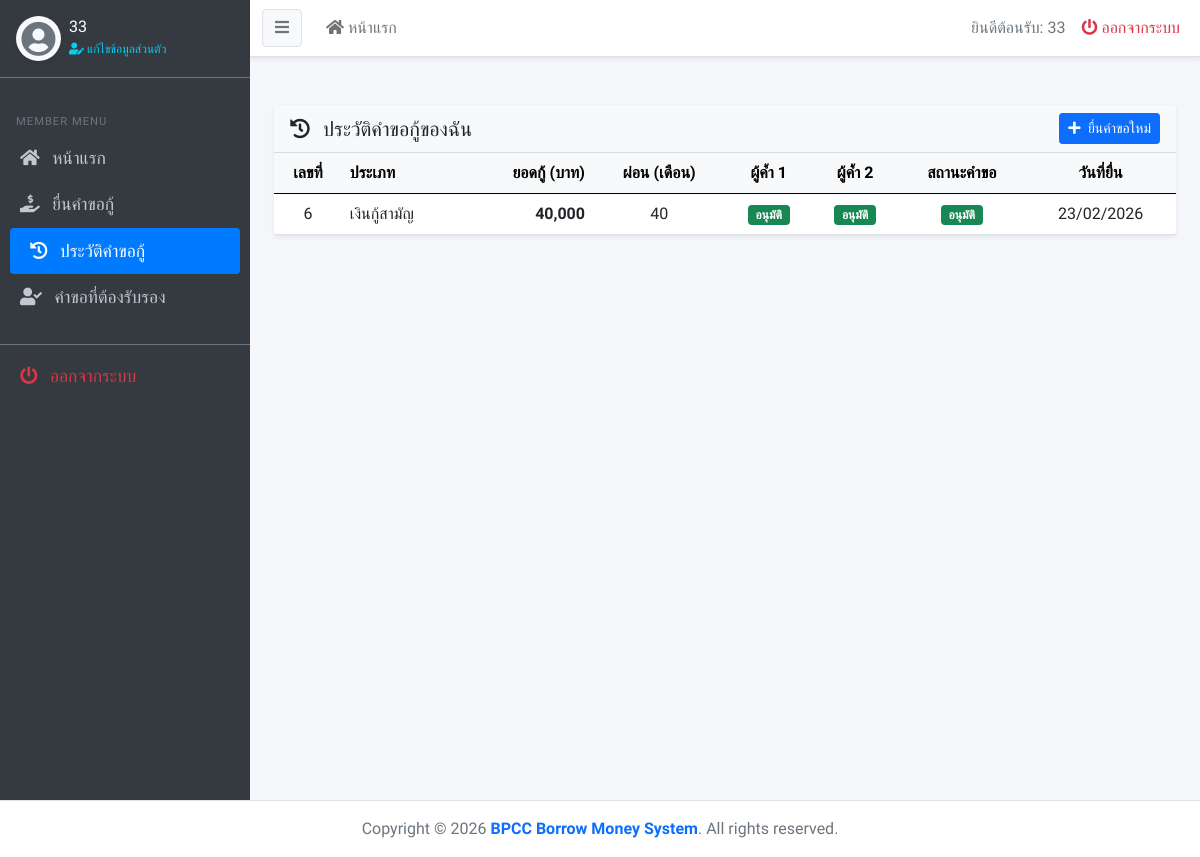
Page /user/history.php (signed in) on the committed database.
### tables this page shows
CREATE TABLE `borrow_request` (
  `br_id` int(10) UNSIGNED NOT NULL,
  `mem_id` varchar(13) NOT NULL,
  `br_type` varchar(50) NOT NULL COMMENT 'ชนิดการกู้เงิน',
  `br_amount` int(10) UNSIGNED NOT NULL,
  `br_months_pay` int(10) UNSIGNED NOT NULL,
  `guarantee_type` varchar(50) NOT NULL COMMENT 'ชนิดการค้ำประกัน',
  `guarantor_1` varchar(80) NOT NULL COMMENT 'ผู้ค้ำประกัน',
  `guarantor_2` varchar(80) NOT NULL COMMENT 'ผู้ค้ำประกัน',
  `guarantor_1_id` varchar(13) DEFAULT NULL COMMENT 'mem_id ผู้ค้ำคนที่ 1',
  `guarantor_2_id` varchar(13) DEFAULT NULL COMMENT 'mem_id ผู้ค้ำคนที่ 2',
  `guarantor_1_approve` tinyint(1) UNSIGNED DEFAULT 0 COMMENT '0=รอ 1=อนุมัติ 2=ไม่อนุมัติ',
  `guarantor_2_approve` tinyint(1) UNSIGNED DEFAULT 0 COMMENT '0=รอ 1=อนุมัติ 2=ไม่อนุมัติ',
  `guarantor_1_approve_date` datetime DEFAULT NULL,
  `guarantor_2_approve_date` datetime DEFAULT NULL,
  `br_details` text NOT NULL,
  `br_respond` text NOT NULL COMMENT 'ข้อความตอบกลับจากเจ้าหน้าที่',
  `br_status` tinyint(1) UNSIGNED NOT NULL,
  `br_approve_by` varchar(13) NOT NULL,
  `br_interest_rate` float UNSIGNED NOT NULL COMMENT 'อัตราดอกเบี้ย',
  `br_date_request` datetime NOT NULL,
  `br_date_approve` datetime NOT NULL
);

### user/history.php (the view, shortened to what this page needs)
<?php
include('../includes/header.php');
$mem_id = mysqli_real_escape_string($condb, $_SESSION['mem_id']);
$sql = "SELECT * FROM borrow_request WHERE mem_id = '$mem_id' ORDER BY br_id DESC";
$result = mysqli_query($condb, $sql);
function rowVal($row, $key) {
    if (isset($row[$key])) return $row[$key];
    return null;
}
function typeLabel($t) {
    return $t == 1 ? 'เงินกู้สามัญ' : 'เงินกู้ฉุกเฉิน';
}
function statusBadge($s) {
    if ($s == 1) return '<span class="badge bg-success">อนุมัติ</span>';
    return '-';
}
function guarantorStatus($g) {
    $g = (int)$g;
    if ($g === 1) return '<span class="badge bg-success">อนุมัติ</span>';
    return '<span class="badge bg-secondary">รอ</span>';
}
?>
<section class="content">
  <div class="container-fluid py-4">
    <div class="card border-0 shadow-sm">
      <div class="card-header bg-light d-flex justify-content-between align-items-center">
        <h5 class="mb-0"><i class="fas fa-history me-2"></i> ประวัติคำขอกู้ของฉัน</h5>
        <a href="borrow.php" class="btn btn-primary btn-sm"><i class="fas fa-plus me-1"></i> ยื่นคำขอใหม่</a>
      </div>
      <div class="card-body p-0">
        <div class="table-responsive">
          <table class="table table-hover align-middle mb-0">
            <thead class="table-light">
              <tr>
                <th class="text-center">เลขที่</th>
                <th>ประเภท</th>
                <th class="text-end">ยอดกู้ (บาท)</th>
                <th class="text-center">ผ่อน (เดือน)</th>
                <th class="text-center">ผู้ค้ำ 1</th>
                <th class="text-center">ผู้ค้ำ 2</th>
                <th class="text-center">สถานะคำขอ</th>
                <th class="text-center">วันที่ยื่น</th>
              </tr>
            </thead>
            <tbody>
              <?php while ($row = mysqli_fetch_assoc($result)): ?>
              <tr>
                <td class="text-center"><?php echo (int)$row['br_id']; ?></td>
                <td><?php echo typeLabel($row['br_type']); ?></td>
                <td class="text-end fw-bold"><?php echo number_format($row['br_amount']); ?></td>
                <td class="text-center"><?php echo (int)$row['br_months_pay']; ?></td>
                <td class="text-center"><?php echo (int)rowVal($row, 'guarantee_type') === 1 ? guarantorStatus(rowVal($row, 'guarantor_1_approve')) : '-'; ?></td>
                <td class="text-center"><?php echo (int)rowVal($row, 'guarantee_type') === 1 ? guarantorStatus(rowVal($row, 'guarantor_2_approve')) : '-'; ?></td>
                <td class="text-center"><?php echo statusBadge($row['br_status']); ?></td>
                <td class="text-center"><?php echo date('d/m/Y', strtotime($row['br_date_request'])); ?></td>
              </tr>
              <?php endwhile; ?>
            </tbody>
          </table>
        </div>
      </div>
    </div>
  </div>
</section>
<?php include('../includes/footer.php'); ?>

### assets/css/custom.css (style rules this page uses)
body { font-family: 'Kanit', sans-serif; background-color: #f4f6f9; overflow-x: hidden; }
.card { box-shadow: 0 0 1px rgba(0,0,0,.125), 0 1px 3px rgba(0,0,0,.2); border: 0; margin-bottom: 1rem; }
.card-header { background-color: transparent; border-bottom: 1px solid rgba(0,0,0,.125); }

### rows in the picture
borrow_request: br_id "6", br_type "เงินกู้สามัญ", br_amount "40,000", br_months_pay "40", guarantor_1_approve "อนุมัติ อนุมัติ", br_status "อนุมัติ", br_date_request "23/02/2026"

### other values in the picture
$_SESSION['mem_name'] "33"
